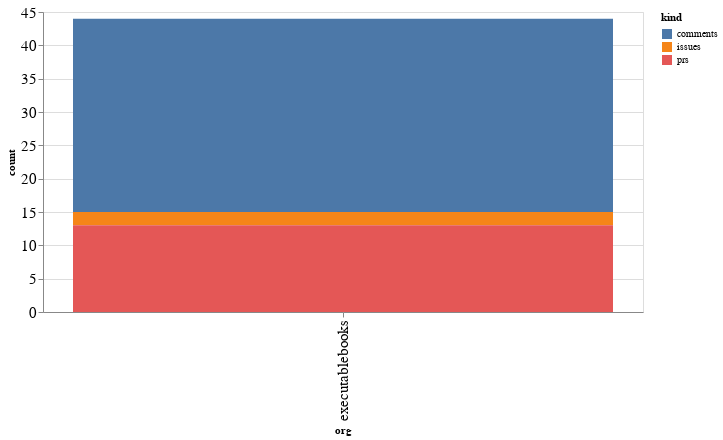

The notebook cell this image was saved under:
### Code cell
alt.Chart(org_summaries, width=600).mark_bar().encode(
    x='org',
    y='count',
    color='kind',
    tooltip="org"
)

### Figure 1 — Vega-Lite specification as saved in the notebook (floating-point values rounded to 4 significant figures)
{"config": {"axisLeft": {"labelFontSize": 15}, "axisBottom": {"labelFontSize": 15}}, "data": {"name": "data-a26d748a712542b2973d08a5a76b72b3"}, "mark": "bar", "encoding": {"color": {"type": "nominal", "field": "kind"}, "tooltip": {"type": "nominal", "field": "org"}, "x": {"type": "nominal", "field": "org"}, "y": {"type": "quantitative", "field": "count"}}, "width": 600, "$schema": "https://vega.github.io/schema/vega-lite/v4.8.1.json", "datasets": {"data-a26d748a712542b2973d08a5a76b72b3": [{"org": "executablebooks", "kind": "comments", "count": 29}, {"org": "executablebooks", "kind": "issues", "count": 2}, {"org": "executablebooks", "kind": "prs", "count": 13}]}}
